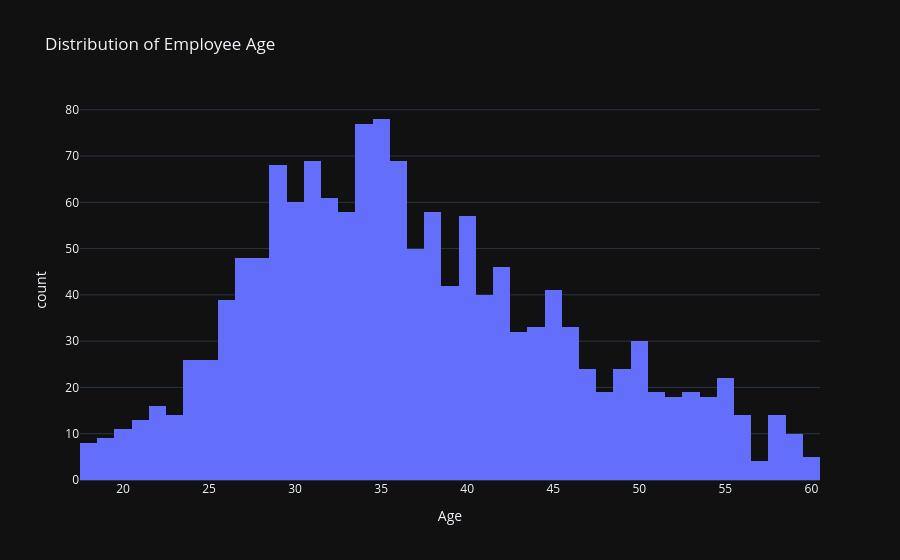

The cell this chart's notebook holds for it:
### Markdown cell above
## --- 4. EXPLORATORY DATA ANALYSIS (UNIVARIATE) ---

### Code cell
# Create a histogram using Plotly Express for the 'Age' column, applying a dark tactical theme
fig_age = px.histogram(df_cleaned, x='Age', title='Distribution of Employee Age', template='plotly_dark')
fig_age.show()

### Figure 1 — Plotly figure (JSON) as saved in the notebook; plotly's stock layout.template omitted (floating-point values rounded to 4 significant figures; data arrays with more than 128 entries replaced by an {"elided": "..."} marker saying what was removed)
{"data": [{"bingroup": "x", "hovertemplate": "Age=%{x}<br>count=%{y}<extra></extra>", "legendgroup": "", "marker": {"color": "#636efa", "pattern": {"shape": ""}}, "name": "", "orientation": "v", "showlegend": false, "type": "histogram", "x": {"elided": "1470 int values"}, "xaxis": "x", "yaxis": "y"}], "layout": {"barmode": "relative", "legend": {"tracegroupgap": 0}, "title": {"text": "Distribution of Employee Age"}, "xaxis": {"anchor": "y", "domain": [0, 1], "title": {"text": "Age"}}, "yaxis": {"anchor": "x", "domain": [0, 1], "title": {"text": "count"}}}}
